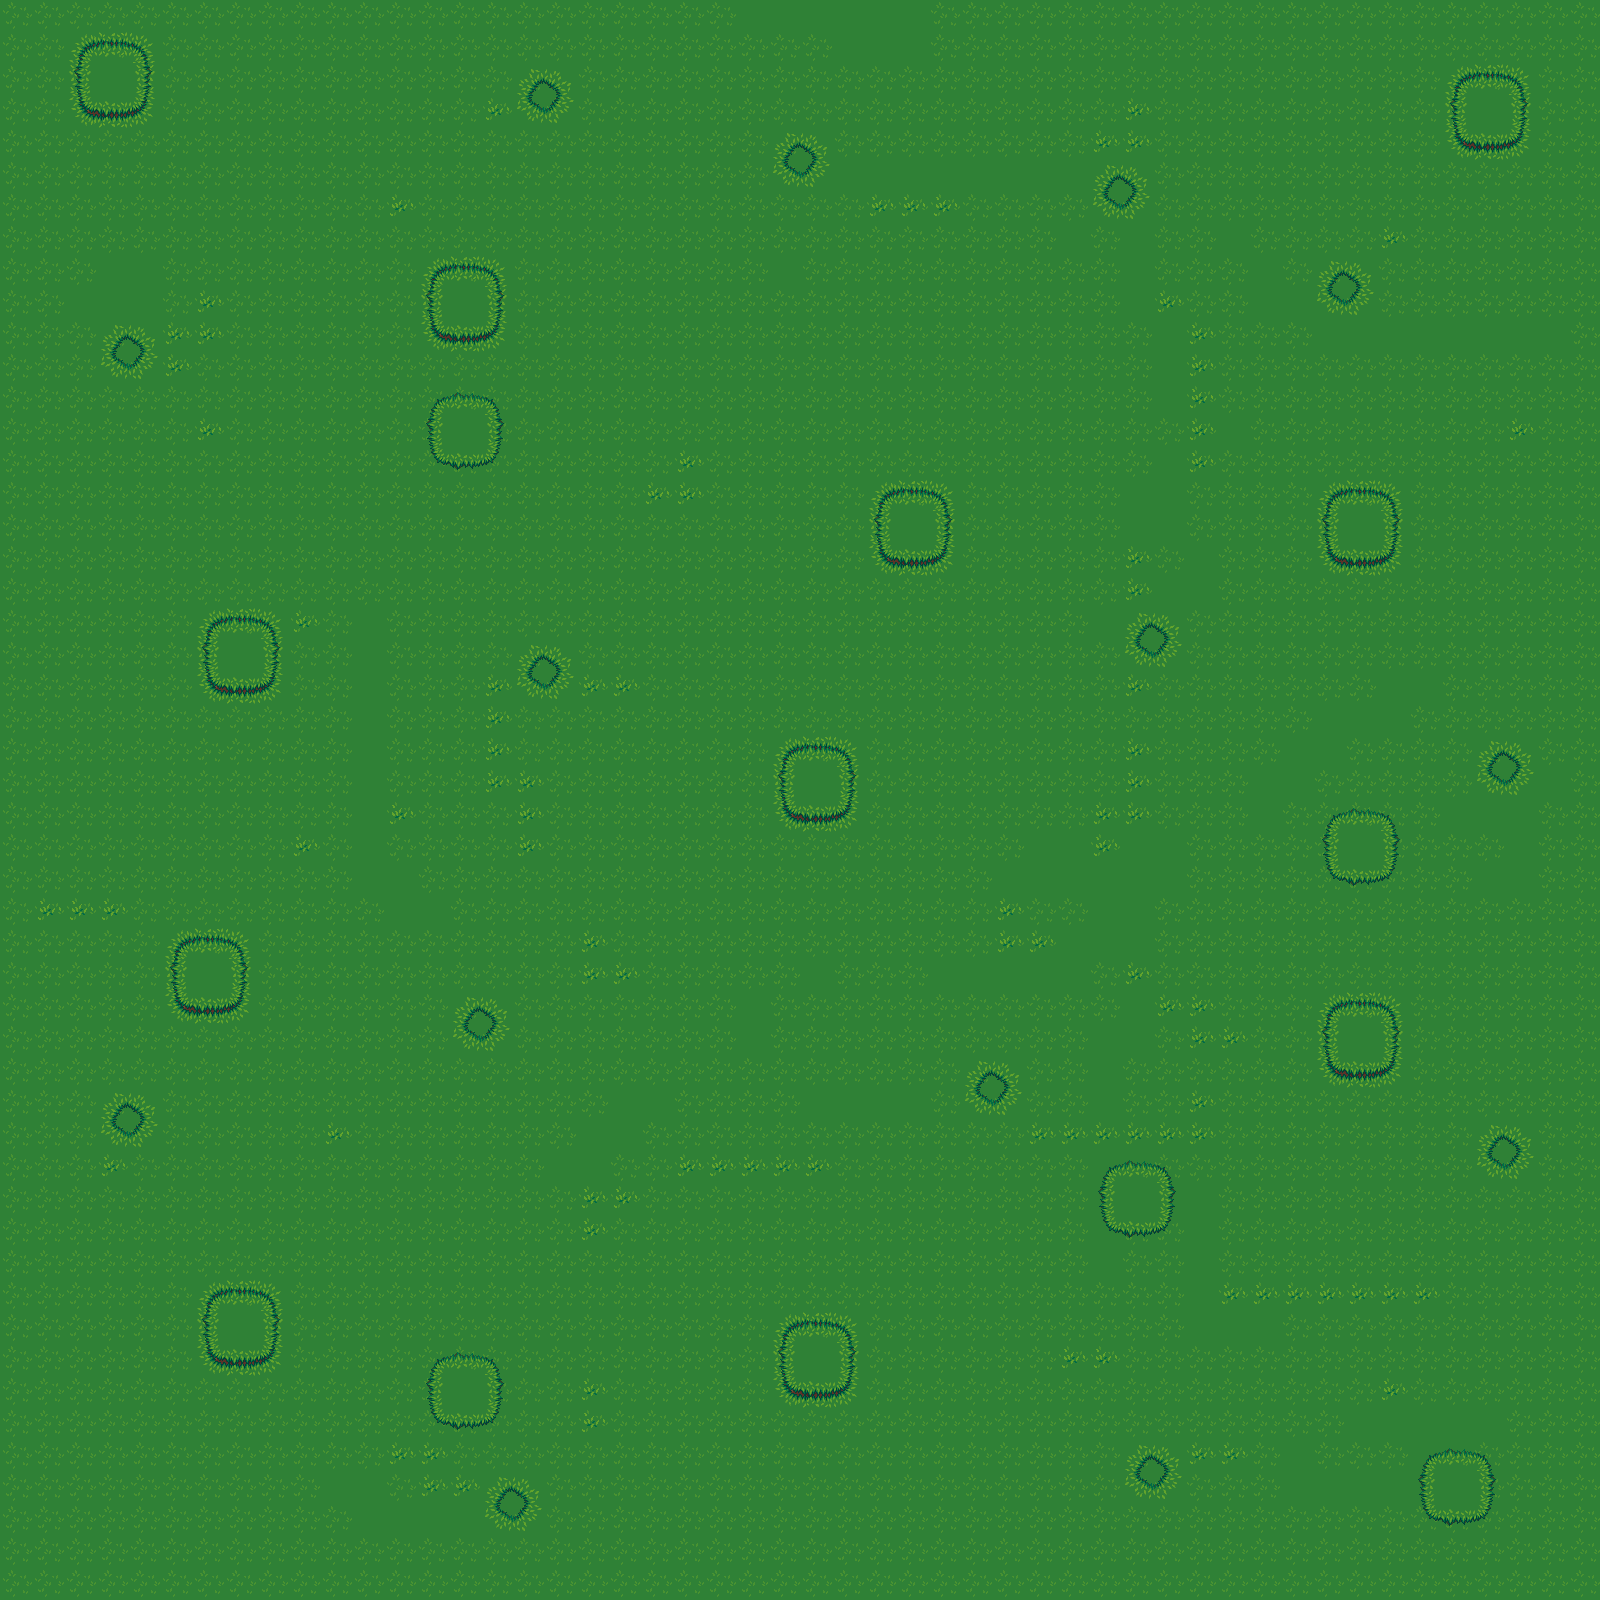

Rendered tile map (Tiled .tmx) drawn with the repository's tilesets; below, a short description and the map source with its tile grids summarised:
An orthogonal 50x50 tile map with 32x32 px tiles, 2 tile layers (lay1, lay2), 4 tilesets.

<map version="1.0" orientation="orthogonal" renderorder="right-down" width="50" height="50" tilewidth="32" tileheight="32" nextobjectid="1">
 <tileset firstgid="1" name="build_atlas" tilewidth="32" tileheight="32" tilecount="1024" columns="32">
  <image source="build_atlas.png" width="1024" height="1024" />
 </tileset>
 <tileset firstgid="1025" name="obj_misk_atlas" tilewidth="32" tileheight="32" tilecount="1024" columns="32">
  <image source="obj_misk_atlas.png" width="1024" height="1024" />
 </tileset>
 <tileset firstgid="2049" name="terrain_atlas" tilewidth="32" tileheight="32" tilecount="1024" columns="32">
  <image source="terrain_atlas.png" width="1024" height="1024" />
 </tileset>
 <tileset firstgid="3073" name="base_out_atlas" tilewidth="32" tileheight="32" tilecount="1024" columns="32">
  <image source="base_out_atlas.png" width="1024" height="1024" />
 </tileset>
 <layer name="lay1" width="50" height="50">
  <data>[2500 cells, 2500 non-empty, 12 distinct tile ids]</data>
 </layer>
 <layer name="lay2" width="50" height="50">
  <data>[2500 cells, 200 non-empty, 13 distinct tile ids]</data>
 </layer>
</map>
